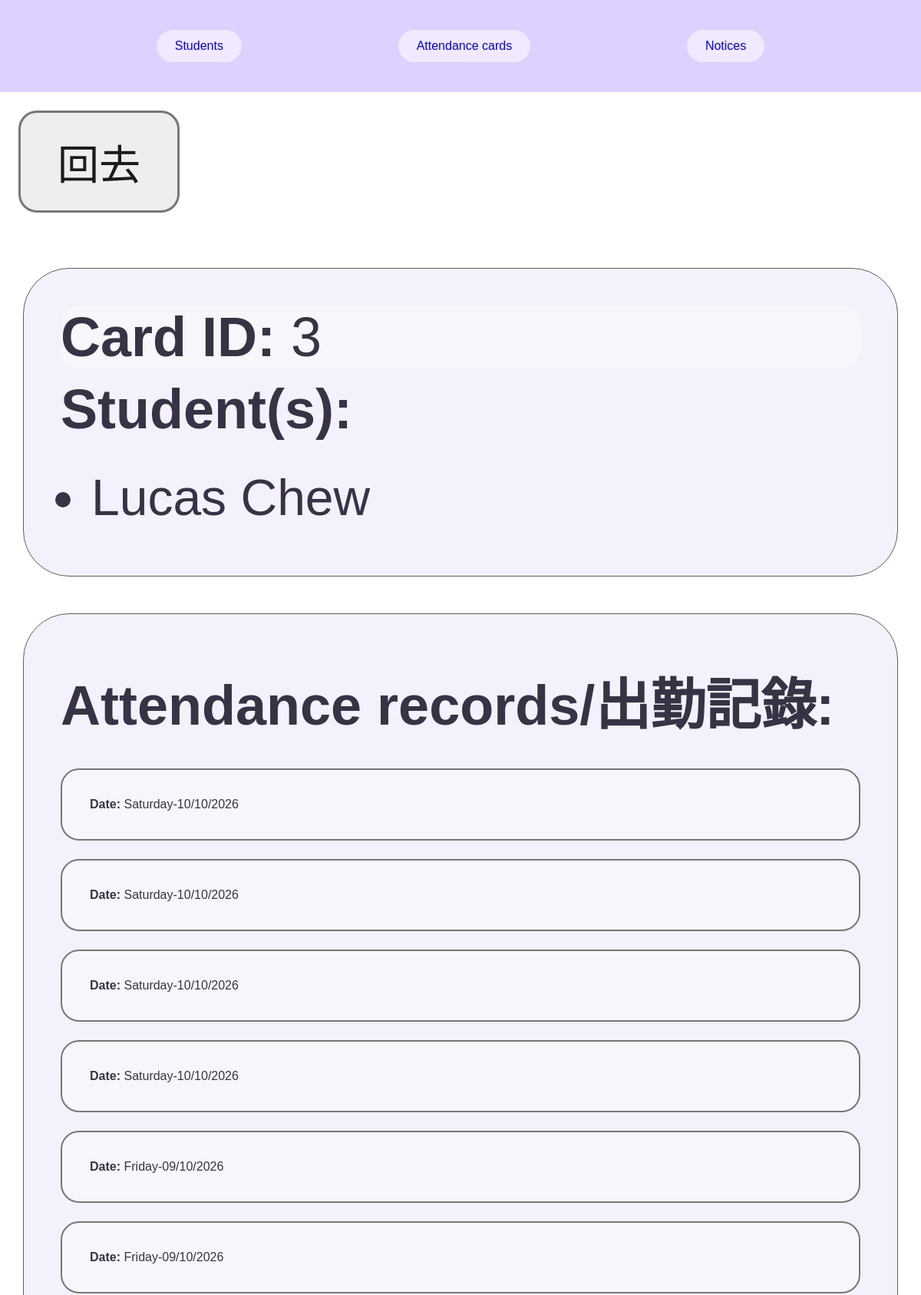
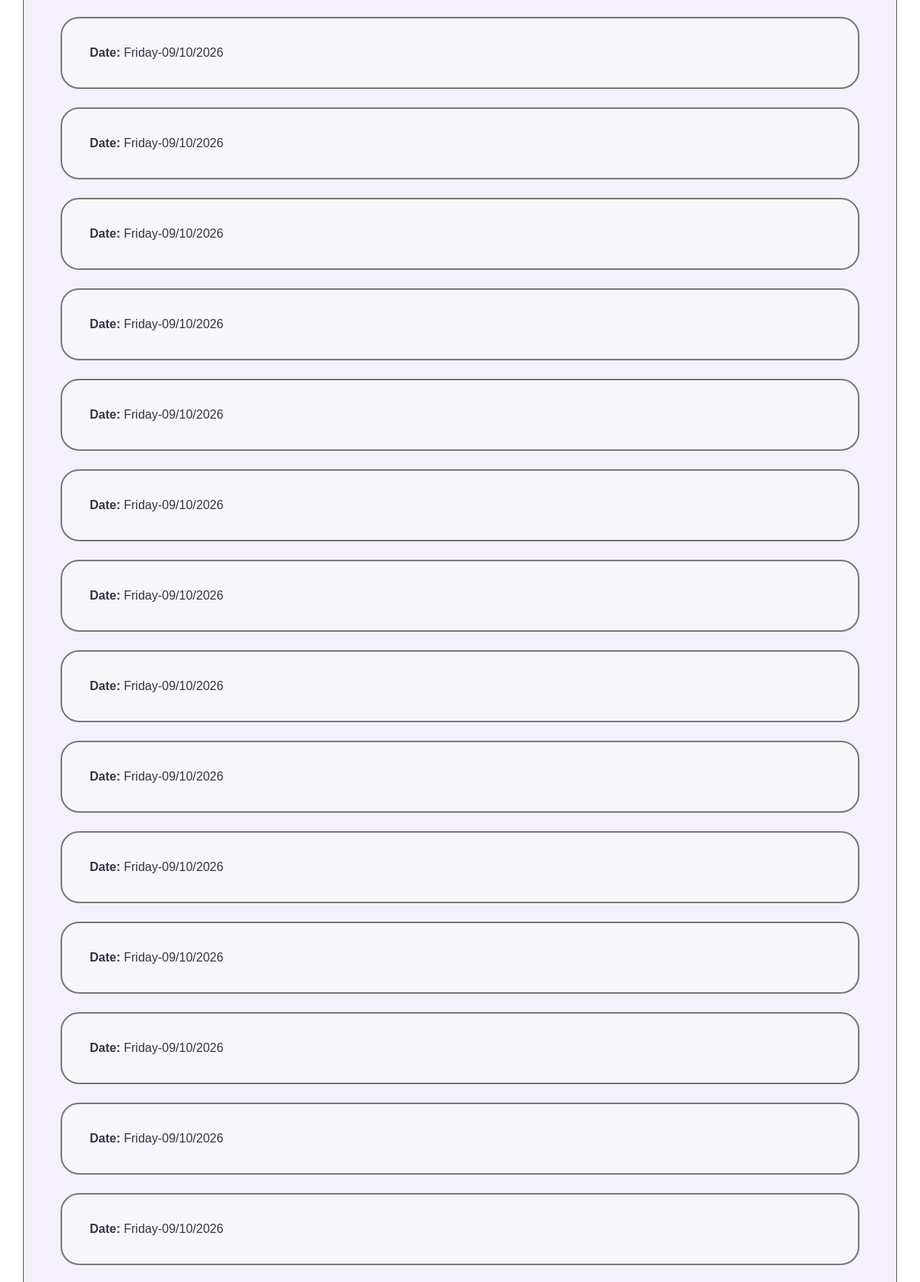
/cardhistory/3 (upper part), run on the app's committed database (2 pictures, top to bottom).
### tables this page shows
CREATE TABLE STUDENTS (student_id INTEGER PRIMARY KEY, first_name TEXT, surname TEXT, card_id INTEGER REFERENCES ATTENDANCE_CARDS (card_id));

CREATE TABLE ATTENDANCE_RECORDS (attendance_id INTEGER PRIMARY KEY, card_id INTEGER REFERENCES ATTENDANCE_CARDS (card_id), date TEXT);

### app.py (the view)
@app.route("/cardhistory/<card_id>")
def card_history(card_id):
    og_page = request.args.get("og_page", "/")
    db = get_db()
    records = db.execute("SELECT * FROM ATTENDANCE_RECORDS WHERE card_id = ? ORDER BY attendance_id DESC", (card_id,)).fetchall()
    students = db.execute("SELECT first_name, surname FROM STUDENTS WHERE card_id = ?", (card_id,)).fetchall()
    return render_template("cardhistory.html", card_id=card_id, students=students, records=records, og_page=og_page)

### app.py (called while the page is built)
def get_db():
    if "db" not in g:
        g.db = sqlite3.connect(DATABASE)
        g.db.row_factory = sqlite3.Row
    return g.db

### templates/cardhistory.html (shortened to what this page needs)
{% extends "layout.html" %}
{% block content %}
<link rel="stylesheet" href="{{ url_for('static', filename='cardhistory.css') }}">
    <a class="back-button" href="{{ og_page }}">回去</a>
    <section>
        <p class="card-id">
            <strong>Card ID:</strong> {{ card_id }}
        </p>
        <h2>Student(s):</h2>
        <ul>
        {% for student in students %}
            <li>{{ student.first_name }} {{ student.surname }}</li>
        {% endfor %}
        </ul>
    </section>
    <section>
        <h2>Attendance records/出勤記錄:</h2>
        {% for record in records %}
            <p class="record-date">
                <strong>Date:</strong> {{ record["date"] }}
            </p>
        {% endfor %}
    </section>
{% endblock %}

### static/layout.css (style rules this page uses)
html, body, main { margin: 0; padding: 0; width: 100%; font-family: sans-serif; }
body { padding-top: 10cqw; }

### static/cardhistory.css (style rules this page uses)
.back-button { display: inline-block; background-color: #eeeeee; color: #1b1b1b; padding: 2cqw 4cqw; margin: 2cqw; border: 0.3cqw solid #777777; border-radius: 2cqw; font-size: 4.5cqw; text-decoration: none; }
.card-id { margin: 0; padding:0; font-size: 6cqw; border: none; background-color: none; }
section { color: #383344; background-color: #f4f1fc; border: 0.15cqw solid #5e5e5e; border-radius: 5cqw; padding: 4cqw; margin: 4cqw auto; width: 95%; box-sizing: border-box; }
li { font-size: 5.5cqw; }
h2 { font-size: 6cqw; margin-top: 1cqw; margin-bottom: 3cqw; }
p { background-color: #f7f6fa; border: 0.2cqw solid #777777; border-radius: 2cqw; padding: 3cqw; margin: 2cqw 0; overflow-wrap: anywhere; }

### data on the page
STUDENTS: first_name "Lucas", surname "Chew"
ATTENDANCE_RECORDS: date "Saturday-10/10/2026"
ATTENDANCE_RECORDS: date "Saturday-10/10/2026"
ATTENDANCE_RECORDS: date "Saturday-10/10/2026"
ATTENDANCE_RECORDS: date "Saturday-10/10/2026"
ATTENDANCE_RECORDS: date "Friday-09/10/2026"
ATTENDANCE_RECORDS: date "Friday-09/10/2026"
ATTENDANCE_RECORDS: date "Friday-09/10/2026"
ATTENDANCE_RECORDS: date "Friday-09/10/2026"
ATTENDANCE_RECORDS: date "Friday-09/10/2026"
ATTENDANCE_RECORDS: date "Friday-09/10/2026"
ATTENDANCE_RECORDS: date "Friday-09/10/2026"
ATTENDANCE_RECORDS: date "Friday-09/10/2026"
ATTENDANCE_RECORDS: date "Friday-09/10/2026"
ATTENDANCE_RECORDS: date "Friday-09/10/2026"
ATTENDANCE_RECORDS: date "Friday-09/10/2026"
ATTENDANCE_RECORDS: date "Friday-09/10/2026"
ATTENDANCE_RECORDS: date "Friday-09/10/2026"
ATTENDANCE_RECORDS: date "Friday-09/10/2026"
ATTENDANCE_RECORDS: date "Friday-09/10/2026"
ATTENDANCE_RECORDS: date "Friday-09/10/2026"

### other printed values
{{ card_id }} "3"
